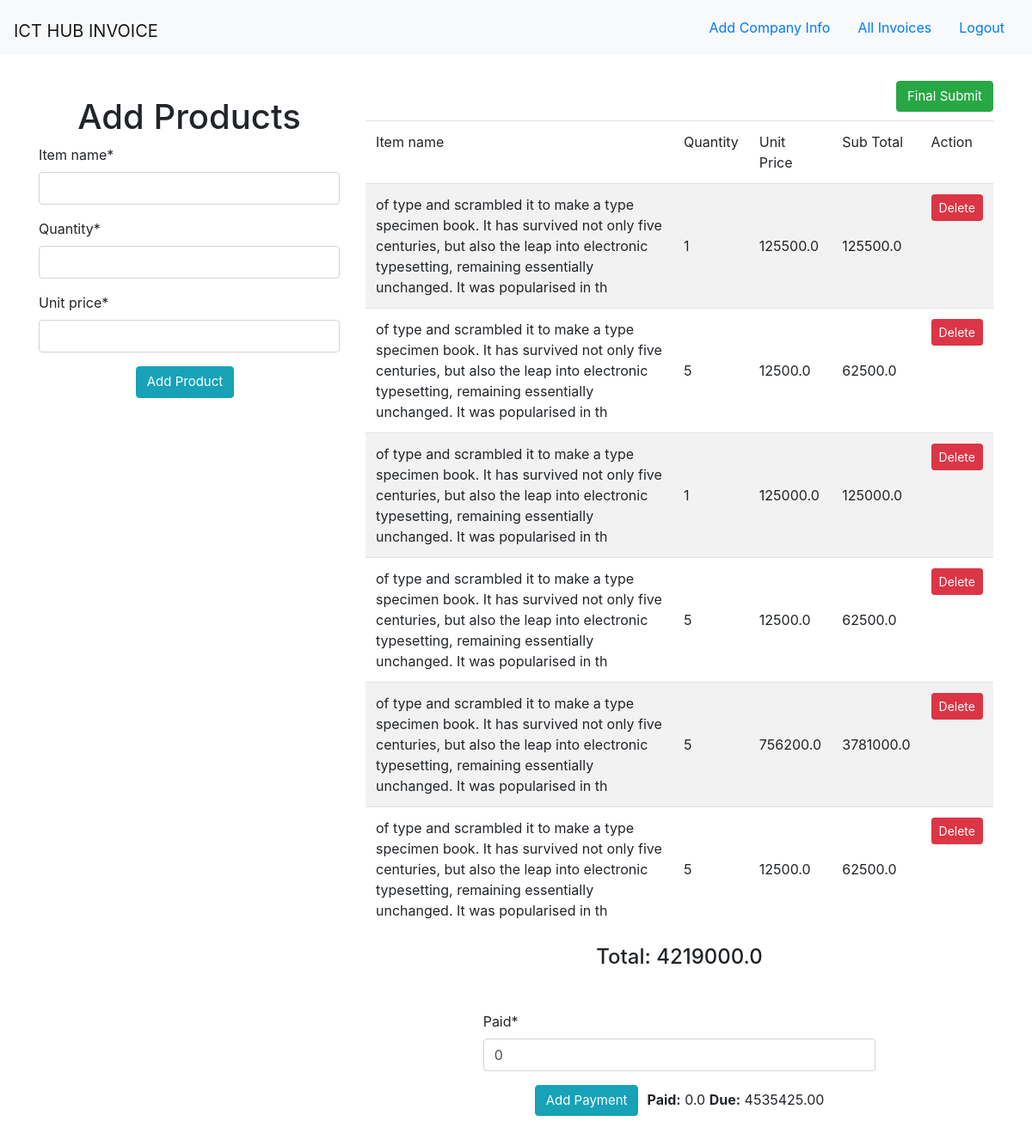
The app's page /items/create (signed in), older data.
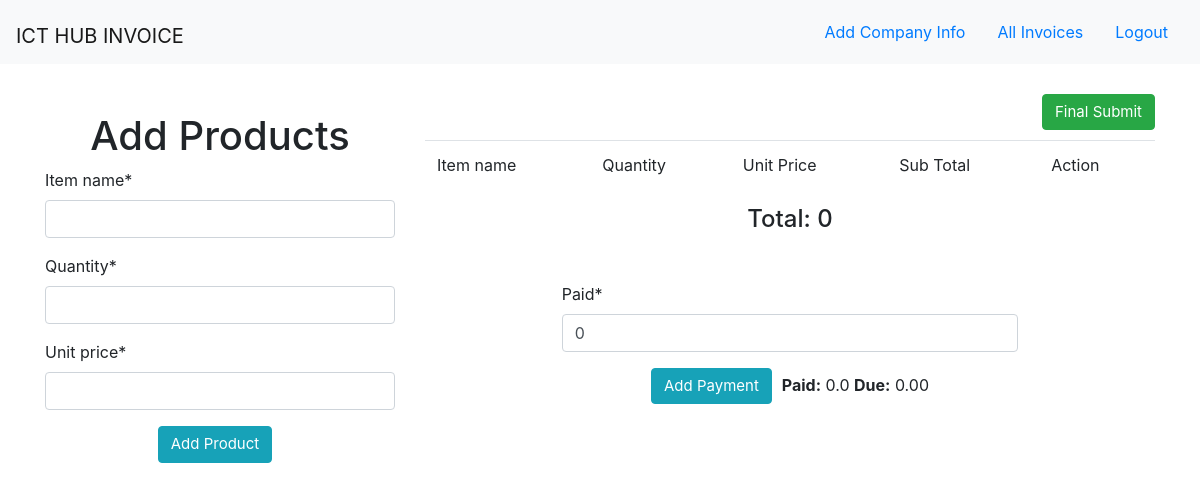
The same page, newer data.
### customer/models.py (models this page shows, shortened)
class ProductInfo(models.Model):
    invoice_id = models.ForeignKey(InvoiceInfo, on_delete=models.CASCADE)
    item_name = models.CharField(max_length=200)
    quantity = models.PositiveIntegerField()
    unit_price = models.FloatField()
    sub_total = models.FloatField(editable=False, blank=True, null=True)
    created_on = models.DateTimeField(auto_now=False, auto_now_add=True)

class InvoiceInfo(models.Model):
    company_id = models.ForeignKey(CustomerCompanyInfo, on_delete=models.CASCADE)
    invoice_number = models.IntegerField(editable=False, unique=True)
    total = models.FloatField(editable=False, blank=True, null=True)
    tax = models.FloatField(editable=False, blank=True, null=True)
    paid = models.FloatField(editable=True, blank=False, default=0)
    grand_total = models.FloatField(editable=False, blank=True, null=True)
    issue_date = models.DateField(auto_now=False, auto_now_add=True)
    due_date = models.DateField(auto_now=False, auto_now_add=False)

### customer/views.py (the view, shortened to what this page needs)
# urls.py: path('items/create', views.get_items, name='customer-items'),
def get_items(request):
    if request.user.is_authenticated:
        form = CreateProductForm(request.POST or None)
        obj = InvoiceInfo.objects.latest('invoice_number')
        if form.is_valid():
            instance = form.save(commit=False)
            instance.invoice_id = obj
            instance.save()
            messages.success(request, 'Product Added Successfully!')
            return HttpResponseRedirect(request.path_info)
        items = ProductInfo.objects.all().filter(invoice_id=obj)
        inv = get_object_or_404(InvoiceInfo, id=obj.id)
        total = 0
        for i in items:
            total = total + i.sub_total
        amount = 0.075
        tax = total * amount
        inv.tax = tax
        inv.total = total
        net = inv.total + float(inv.tax)
        grand_total = float(net) - inv.paid
        inv.grand_total = grand_total
        inv.save()
        form2 = CreatePaidForm(request.POST or None)
        context = {
            "form": form,
            "items": items,
            "total": total,
            "inv": inv,
            "form2": form2,
        }
        return render(request, 'items.html', context)
    else:
        return HttpResponseNotFound('<h1 style="text-align:center;">You are not eligible to see this page <br> DO '
                                    '<a href="/">LOGIN</a></h1>')

### customer/forms.py
class CreateProductForm(forms.ModelForm):
    class Meta:
        model = ProductInfo
        fields = [
            'item_name',
            'quantity',
            'unit_price',
        ]

class CreatePaidForm(forms.ModelForm):
    class Meta:
        model = InvoiceInfo
        fields = [
            'paid',
        ]

### templates/items.html (shortened to what this page needs)
{% extends 'base.html' %}
{% load crispy_forms_filters %}
{% load django_template_maths %}
{% block content %}
<nav class="navbar navbar-light bg-light">
      <a href="{% url 'all_invoice' %}" class="navbar-brand mr-auto mt-2">ICT HUB INVOICE</a>
      <a class="nav-link ml-0" href="{% url 'customer-company' %}">Add Company Info</a>
      <a class="nav-link ml-0" href="{% url 'all_invoice' %}">All Invoices</a>
      <a class="nav-link ml-0" href="{% url 'logout' %}">Logout</a>
</nav>
<div class="container my-5">
    <div class="row">
        <div class="col-md-4 mr-auto">
              <h1 class="text-center">Add Products</h1>
                <form method="post">
                    {{ form|crispy }}
                    <div class="text-center">
                        <button class="btn btn-info" style="font-size: 15px;margin-right: 10px;">Add Product</button>
                    </div>
                </form>
        </div>
        <div class="col-md-8 ml-auto mt-1">
        <div class="text-right">
            <a href="{% url 'view-invoice' id=inv.id %}" class="btn btn-success" style="font-size: 15px;margin-top:-35px;">Final Submit</a>
        </div>
            <table class="table table-striped">
            <thead>
                <tr>
                    <td style="">Item name</td>
                    <td style="">Quantity</td>
                    <td style="">Unit Price</td>
                    <td style="">Sub Total</td>
                    <td style="">Action</td>
                </tr>
            </thead>
            <tbody>
                {% for item in items %}
                <tr>
                    <td style="vertical-align: middle;!important">{{ item.item_name }}</td>
                    <td style="vertical-align: middle;!important">{{ item.quantity }}</td>
                    <td style="vertical-align: middle;!important">{{ item.unit_price }}</td>
                    <td style="vertical-align: middle;!important">{{ item.sub_total }}</td>
                    <td>
                        <a href="{% url 'delete-items' id=item.id %}" class="btn btn-sm btn-danger" >Delete</a>
                    </td>
                </tr>
                {% endfor %}
            </tbody>
        </table>
        <div class="well">
            <h4 class="text-center">Total: {{ total }}</h4>
        </div>
                <div class="col-md-8 offset-2 mt-5">
                    <form method="post">
                    {{ form2|crispy }}
                    <div class="text-center">
                        <button class="btn btn-info" style="font-size: 15px;margin-right: 10px;">Add Payment</button><span><b>Paid:</b> {{ inv.paid }} <b>Due:</b> {{ inv.grand_total|floatformat:2 }}</span>
                    </div>
                    </form>
                </div>
        </div>
    </div>
</div>
{% endblock content %}

Row changes from the older to the newer data that the page shows:
removed ProductInfo: item_name "of type and scrambled it to make a type specimen book. It has survived not only five centuries, but also the leap into electronic typesetting, remaining essentially unchanged. It was popularised in th", quantity "1", unit_price "125500.0", sub_total "125500.0"
removed ProductInfo: item_name "of type and scrambled it to make a type specimen book. It has survived not only five centuries, but also the leap into electronic typesetting, remaining essentially unchanged. It was popularised in th", quantity "5", unit_price "12500.0", sub_total "62500.0"
removed ProductInfo: item_name "of type and scrambled it to make a type specimen book. It has survived not only five centuries, but also the leap into electronic typesetting, remaining essentially unchanged. It was popularised in th", quantity "1", unit_price "125000.0", sub_total "125000.0"
removed ProductInfo: item_name "of type and scrambled it to make a type specimen book. It has survived not only five centuries, but also the leap into electronic typesetting, remaining essentially unchanged. It was popularised in th", quantity "5", unit_price "12500.0", sub_total "62500.0"
removed ProductInfo: item_name "of type and scrambled it to make a type specimen book. It has survived not only five centuries, but also the leap into electronic typesetting, remaining essentially unchanged. It was popularised in th", quantity "5", unit_price "756200.0", sub_total "3781000.0"
removed ProductInfo: item_name "of type and scrambled it to make a type specimen book. It has survived not only five centuries, but also the leap into electronic typesetting, remaining essentially unchanged. It was popularised in th", quantity "5", unit_price "12500.0", sub_total "62500.0"
changed InvoiceInfo: grand_total "4535425.00" → "0.00"; total "4219000.0" → (not shown)
Text that changed along with them:
{{ total }}: (not shown) → "0"
